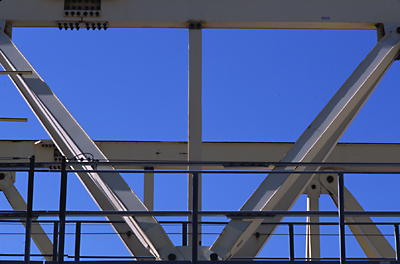
%> input picture matlab/edge/gantrycrane.png, 400 x 264 px
$ octave hough_lin.m   (GNU Octave 9; MATLAB toolbox functions it lacks are replaced by stand-ins)
%> lines starting %> are read from the running program, lines starting %| are printed output that depends on the picture; in (x1, y1, x2, y2) boxes, pixels count from 0 and x2, y2 are one past the last pixel; in counts of white or black regions, pixels touching at a corner belong together; the program's own positions count from 1

%Read image and convert it to grayscale.
RGB = imread('gantrycrane.png');
%> RGB is the input picture: size 264x400x3 uint8; mean R, G, B 73.3, 93.1, 147.3
img  = rgb2gray(RGB);
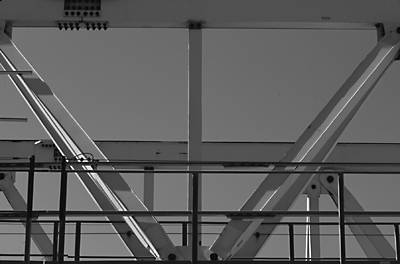
%> img: size 264x400 uint8; min 0, max 255, mean 93.4
%Extract edges.

edge = edge(img,'canny');
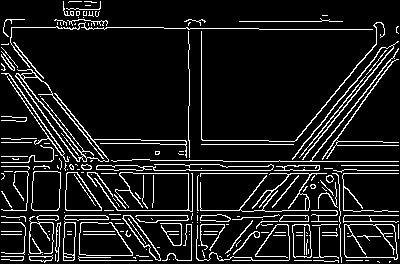
%> edge: size 264x400 logical; 10.6% white in thin lines or dots

hough = houghtf(edge,"line", pi*[0:360]/180);
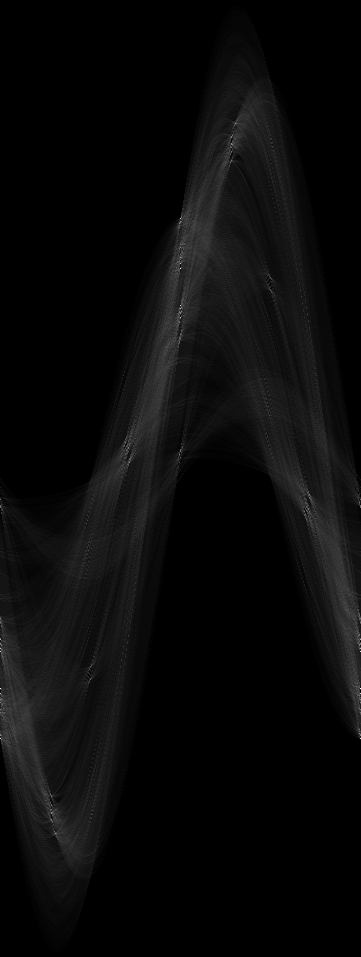
%> hough: size 957x361 double; min 0, max 306, mean 11.7; drawn with min black and max white
threshHough = hough>.5*max(hough(:));
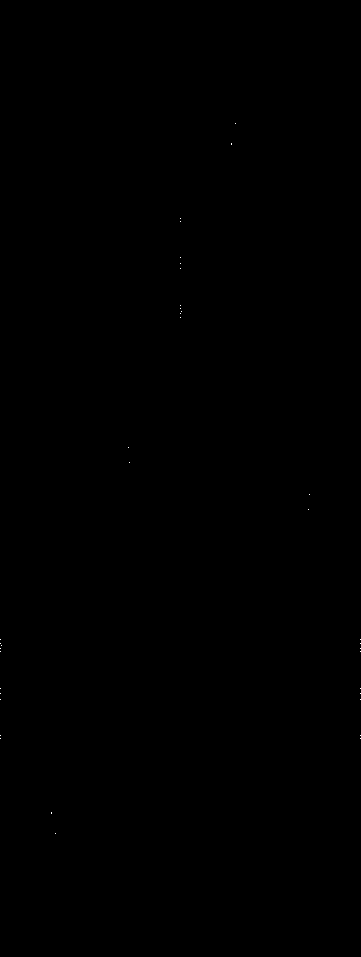
%> threshHough: size 957x361 logical; 0.01% white in thin lines or dots, all inside (x1, y1, x2, y2) = (0, 123, 361, 834)

[r, theta] = find(threshHough>0);
%> r = 39 values from 124 to 834; theta = 39 values from 1 to 361

%deg to rad for the trig functions
theta = theta/180*pi;
%> theta = 39 values from 0.0175 to 6.3
%according to octave doc r range is 2*diagonal
%-> bring it down to 1*diagonal or all lines are out of the picture
r = r/2;
%> r = 39 values, max 417 at index 13, min 62 at index 28, mean 263

%coefficients of the line y=ax+b
a = -cos(theta)./sin(theta);
%> a = 39 values, max 0.839 at index 15, min -57.29 at index 31, mean -41.16
b = r./sin(theta);
%> b = 39 values, max 21171.9 at index 39, min -9110.5 at index 24, mean 7358.1

x = 1:size(img,2);
%> x = 400 values from 1 to 400
y = a * x + b;


figure(1)
imagesc(edge);
colormap gray;
hold on;
for i=1:size(y,1)
axis ij;
plot(y(i,:),x,'r','linewidth',1);
end
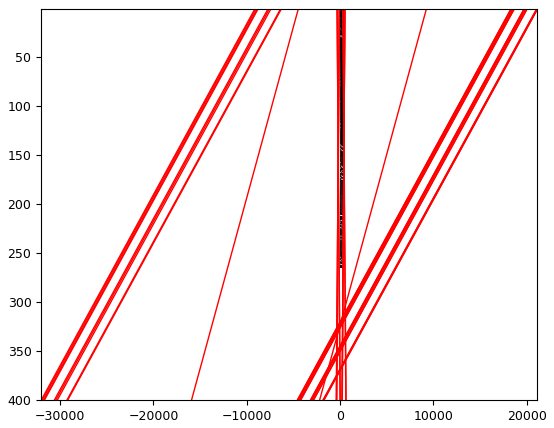
%> figure redrawn from the program's plot data
hold off;
